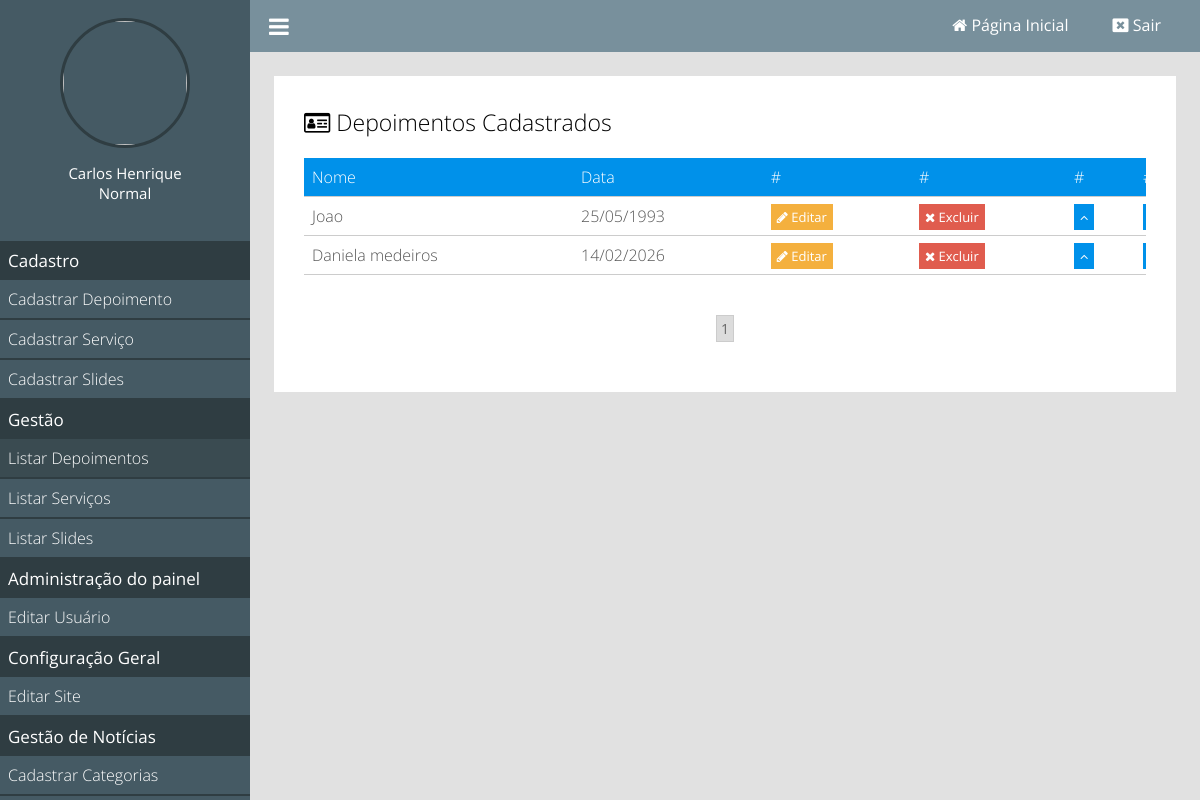
Screenshot of /painel/listar-depoimentos (signed in) with the database file from the repository.
### classes/MySql.php (called while the page is built)
<?php
	class MySql{
		private static $pdo;
		public static function conectar(){
			if(self::$pdo == null){
				try{
				self::$pdo = new PDO('mysql:host='.HOST.';dbname='.DATABASE,USER,PASSWORD,array(PDO::MYSQL_ATTR_INIT_COMMAND => "SET NAMES utf8"));
				self::$pdo->setAttribute(PDO::ATTR_ERRMODE,PDO::ERRMODE_EXCEPTION);
				}catch(Exception $e){
					echo '<h2>Erro ao conectar</h2>';
				}
			}
			return self::$pdo;
		}
	}
?>

### painel/pages/listar-depoimentos.php (the view, shortened to what this page needs)
<?php
	$paginaAtual = isset($_GET['pagina']) ? (int)$_GET['pagina'] : 1;
	$porPagina = 4;
	$depoimentos = Painel::selectAll('tb_site.depoimentos',($paginaAtual - 1) * $porPagina,$porPagina);
?>
<div class="box-content">
	<h2><i class="fa fa-id-card-o" aria-hidden="true"></i> Depoimentos Cadastrados</h2>
	<div class="wraper-table">
	<table>
		<tr>
			<td>Nome</td>
			<td>Data</td>
			<td>#</td>
			<td>#</td>
			<td>#</td>
			<td>#</td>
		</tr>
		<?php
			foreach ($depoimentos as $key => $value) {
		?>
		<tr>
			<td><?php echo $value['nome']; ?></td>
			<td><?php echo $value['data']; ?></td>
			<td><a class="btn edit" href="<?php echo INCLUDE_PATH_PAINEL ?>editar-depoimento?id=<?php echo $value['id']; ?>"><i class="fa fa-pencil"></i> Editar</a></td>
			<td><a actionBtn="delete" class="btn delete" href="<?php echo INCLUDE_PATH_PAINEL ?>listar-depoimentos?excluir=<?php echo $value['id']; ?>"><i class="fa fa-times"></i> Excluir</a></td>
			<td><a class="btn order" href="<?php echo INCLUDE_PATH_PAINEL ?>listar-depoimentos?order=up&id=<?php echo $value['id'] ?>"><i class="fa fa-angle-up"></i></a></td>
			<td><a class="btn order" href="<?php echo INCLUDE_PATH_PAINEL ?>listar-depoimentos?order=down&id=<?php echo $value['id'] ?>"><i class="fa fa-angle-down"></i></a></td>
		</tr>
		<?php } ?>
	</table>
	</div>
	<div class="paginacao">
		<?php
			$totalPaginas = ceil(count(Painel::selectAll('tb_site.depoimentos')) / $porPagina);
			for($i = 1; $i <= $totalPaginas; $i++){
				if($i == $paginaAtual)
					echo '<a class="page-selected" href="'.INCLUDE_PATH_PAINEL.'listar-depoimentos?pagina='.$i.'">'.$i.'</a>';
				else
					echo '<a href="'.INCLUDE_PATH_PAINEL.'listar-depoimentos?pagina='.$i.'">'.$i.'</a>';
			}
		?>
	</div>
</div>

### painel/css/style.css (style rules this page uses)
* { margin: 0; padding: 0; box-sizing: border-box; font-family: "Open Sans"; }
html,body { height: 100%; background: rgb(225,225,225); }
body { overflow-x: hidden; }
.box-content { background: white; padding: 30px; margin-bottom: 25px; }
.box-content h2 { font-weight: 300; font-size: 23px; }
.wraper-table { overflow-x: auto; }
table { font-weight: 300; min-width: 900px; margin:20px 0; width: 100%; border-collapse: collapse; }
table tr:nth-of-type(1) { background: #0091ea; color: white; }
table tr { border-bottom: 1px solid #ccc; }
table tr { color: #555; }
table td { padding: 8px; }
table a.btn { font-weight: normal; font-size: 13px; color: white; text-decoration: none; padding: 4px 6px; }
a.btn.edit { background: #F4B03E; }
a.btn.delete { background: #E05C4E; }
a.btn.order { background: #0091ea; }
.paginacao { margin:20px 0; text-align: center; }
.paginacao a { font-size: 14px; margin:0 8px; display: inline-block; padding: 3px 4px; border: 1px solid #ccc; text-decoration: none; color: #666; }
.paginacao a.page-selected { background: rgb(220,220,220); }

### rows the page displays
tb_site.depoimentos: nome "Joao", data "25/05/1993"
tb_site.depoimentos: nome "Daniela medeiros", data "14/02/2026"

### other values shown
$_SESSION['nome'] "Carlos Henrique"
pegaCargo($_SESSION['cargo']) "Normal"
